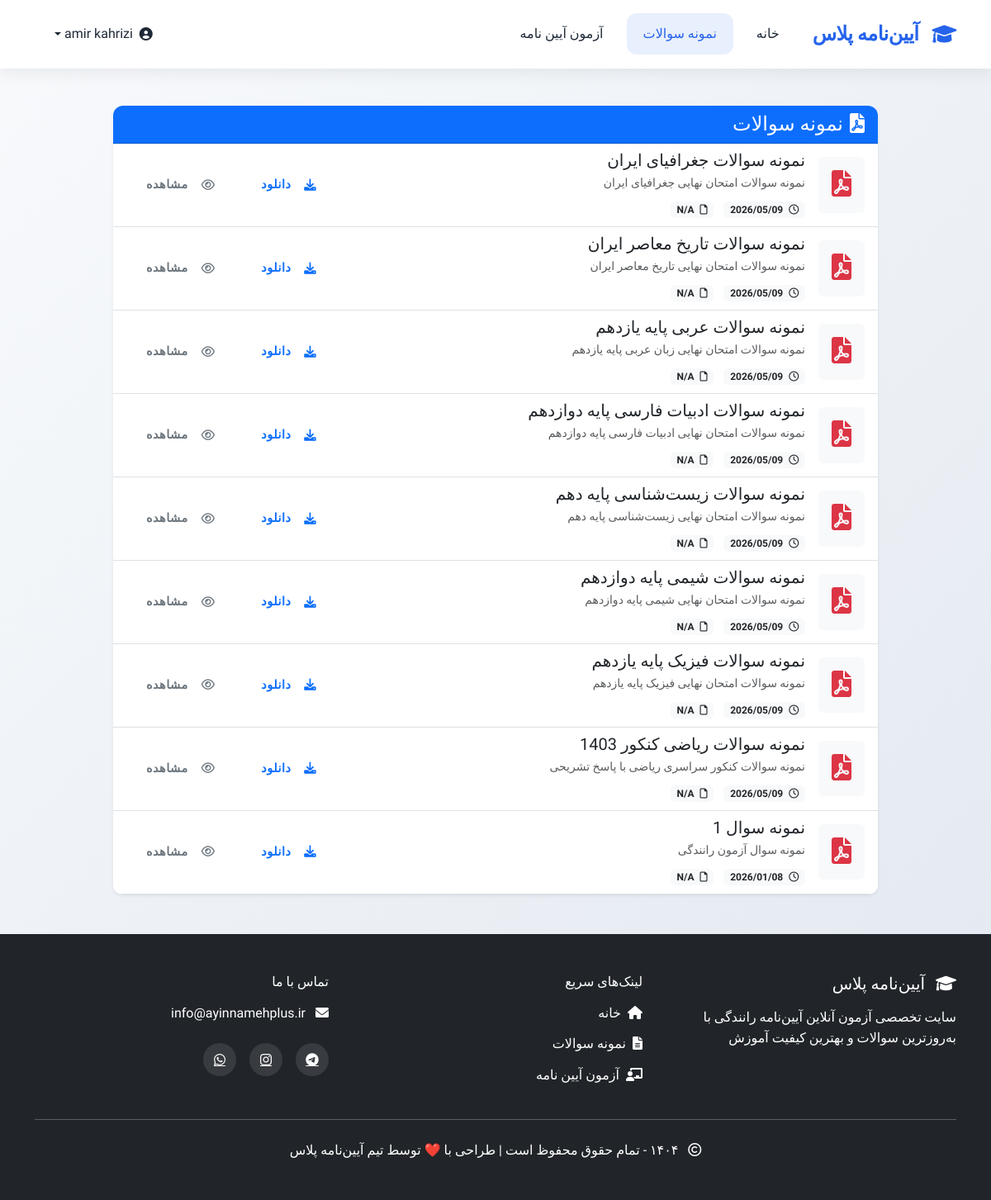
Page /questions/ (signed in) on the committed database.
### account_module/models.py (models this page shows, shortened)
class User(AbstractUser):
    email = models.EmailField(null=True, blank=True, verbose_name='ایمیل')
    phone_number = models.CharField(max_length=11, unique=True, verbose_name='شماره موبایل')
    is_verified = models.BooleanField(default=False, verbose_name='تایید شده')
    exam_attempts = models.PositiveIntegerField(default=0, verbose_name='تعداد آزمون‌های رایگان امروز')
    last_attempt_date = models.DateField(null=True, blank=True, verbose_name='تاریخ آخرین آزمون')
    has_paid_for_exam = models.BooleanField(default=False, verbose_name='آیا برای آزمون پرداخت کرده است؟')
    username = models.CharField(max_length=150, unique=True, null=True, blank=True, verbose_name='نام کاربری')
    USERNAME_FIELD = 'phone_number'
    REQUIRED_FIELDS = ['first_name', 'last_name']
    objects = UserManager()
    class Meta:
        verbose_name = 'کاربر'
        verbose_name_plural = 'کاربران'

### sample_questions/models.py (models this page shows, shortened)
class SampleQuestion(models.Model):
    title = models.CharField(max_length=200, verbose_name='عنوان سوال')
    description = models.TextField(verbose_name='توضیحات', blank=True, null=True)
    pdf_file = models.FileField(upload_to=question_pdf_path, verbose_name='فایل PDF سوالات')
    is_active = models.BooleanField(default=True, verbose_name='فعال/غیرفعال')
    created_at = models.DateTimeField(auto_now_add=True, verbose_name='تاریخ ایجاد')
    updated_at = models.DateTimeField(auto_now=True, verbose_name='تاریخ به‌روزرسانی')
    class Meta:
        verbose_name = 'نمونه سوال ها'
        verbose_name_plural = 'نمونه سوال ها'
        ordering = ['-created_at']
    def get_file_size(self):
        try:
            size = self.pdf_file.size
            if size < 1024 * 1024:  # Less than 1MB
                return f"{size / 1024:.1f} KB"
            return f"{size / (1024 * 1024):.1f} MB"
        except:
            return "N/A"

### sample_questions/views.py (the view)
# urls.py: path('', views.SampleQuestionListView.as_view(), name='question_list'),
class SampleQuestionListView(ListView):
    model = SampleQuestion
    template_name = 'sample_questions/question_list.html'
    context_object_name = 'question_papers'
    paginate_by = 10
    def get_queryset(self):
        return SampleQuestion.objects.filter(is_active=True).order_by('-created_at')

### sample_questions/templates/sample_questions/question_list.html (shortened to what this page needs)
{% extends 'shared/_layout.html' %}
{% load static %}
{% block content %}
    <div class="container py-5">
        <div class="row justify-content-center">
            <div class="col-lg-10">
                <div class="card shadow-sm border-0">
                    <div class="card-header bg-primary text-white">
                        <h4 class="mb-0"><i class="fas fa-file-pdf me-2"></i>نمونه سوالات</h4>
                    </div>
                    <div class="card-body p-0">
                        {% if question_papers %}
                            <div class="list-group list-group-flush">
                                {% for paper in question_papers %}
                                    <div class="list-group-item border-bottom">
                                        <div class="d-flex justify-content-between align-items-center">
                                            <div class="d-flex align-items-center">
                                                <div class="bg-light rounded p-3 me-3">
                                                    <i class="fas fa-file-pdf text-danger fa-2x"></i>
                                                </div>
                                                <div>
                                                    <h5 class="mb-1">{{ paper.title }}</h5>
                                                    {% if paper.description %}
                                                        <p class="text-muted small mb-0">{{ paper.description|truncatewords:20 }}</p>
                                                    {% endif %}
                                                    <div class="mt-2">
                                                        <span class="badge bg-light text-dark me-2">
                                                            <i class="far fa-clock me-1"></i>
                                                            {{ paper.created_at|date:"Y/m/d" }}
                                                        </span>
                                                        <span class="badge bg-light text-dark">
                                                            <i class="far fa-file me-1"></i>
                                                            {{ paper.get_file_size }}
                                                        </span>
                                                    </div>
                                                </div>
                                            </div>
                                            <div class="d-flex">
                                                <a href="{% url 'sample_questions:download_question_paper' paper.id %}"
                                                   class="btn btn-outline-primary btn-sm me-2"
                                                   title="دانلود سوالات"
                                                   download>
                                                    <i class="fas fa-download me-1"></i> دانلود
                                                </a>
                                                <a href="{% url 'sample_questions:view_question_paper' paper.id %}"
                                                   class="btn btn-outline-secondary btn-sm"
                                                   title="مشاهده آنلاین"
                                                   target="_blank">
                                                    <i class="far fa-eye me-1"></i> مشاهده
                                                </a>
                                            </div>
                                        </div>
                                    </div>
                                {% endfor %}
                            </div>
                        {% endif %}
                    </div>
                </div>
            </div>
        </div>
    </div>
{% endblock %}

### templates/shared/_layout.html (shortened to what this page needs)
{% load render_partial %}
{% load static %}
<!DOCTYPE html>
<html lang="fa" dir="rtl" class="h-100">
<head>
    <link href="https://cdn.jsdelivr.net/npm/bootstrap@5.3.3/dist/css/bootstrap.rtl.min.css" rel="stylesheet">
    <link rel="stylesheet" href="https://cdnjs.cloudflare.com/ajax/libs/font-awesome/6.0.0/css/all.min.css">
    <link href="https://unpkg.com/aos@2.3.1/dist/aos.css" rel="stylesheet">
    <link rel="stylesheet" href="{% static 'css/style.css' %}">
</head>
<body class="d-flex flex-column">
    <nav class="navbar navbar-expand-lg navbar-dark fixed-top">
        <div class="container">
            <a class="navbar-brand" href="{% url 'first_page' %}">
                <i class="fas fa-graduation-cap me-2"></i>
                آیین‌نامه پلاس
            </a>
            <div class="collapse navbar-collapse" id="navbarNav">
                <ul class="navbar-nav me-auto">
                    <li class="nav-item">
                        <a class="nav-link {% if request.path == '/' %}active{% endif %}"
                           href="{% url 'first_page' %}">
                            خانه
                        </a>
                    </li>
                    <li class="nav-item">
                        <a class="nav-link {% if 'questions' in request.path %}active{% endif %}"
                           href="{% url 'sample_questions:question_list' %}">
                            نمونه سوالات
                        </a>
                    </li>
                    <li class="nav-item">
                        <a class="nav-link" href="{% url 'quizbuilder:quiz_list' %}">
                            آزمون آیین نامه
                        </a>
                    </li>
                </ul>
                <ul class="navbar-nav">
                    {% if not user.is_authenticated %}
                        <li class="nav-item">
                            <a class="nav-link me-3" href="{% url 'sign_up_page' %}">
                                <i class="fas fa-user-plus d-lg-none me-2"></i>
                                ثبت‌ نام
                            </a>
                        </li>
                        <li class="nav-item">
                            <a style="color: black !important;" class="btn btn-outline-light" href="{% url 'sign_in_page' %}">
                                <i style="color: black !important;" class="fas fa-sign-in-alt me-1"></i>
                                ورود
                            </a>
                        </li>
                    {% else %}
                        <li class="nav-item dropdown">
                            <a class="nav-link dropdown-toggle d-flex align-items-center" href="#" role="button" data-bs-toggle="dropdown">
                                <i class="fas fa-user-circle me-2"></i>
                                {{ user.get_full_name|default:user.phone_number }}
                            </a>
                        </li>
                    {% endif %}
                </ul>
            </div>
        </div>
    </nav>
    <div class="content-wrapper">
        {% block content %}{% endblock %}
    </div>
    <footer class="bg-dark text-white py-5 mt-auto">
        <div class="container">
            <div class="row g-4">
                <div class="col-12 col-md-4">
                    <div class="footer-brand">
                        <h5 class="mb-3">
                            <i class="fas fa-graduation-cap me-2"></i>
                            آیین‌نامه پلاس
                        </h5>
                        <p class="mb-0">سایت تخصصی آزمون آنلاین آیین‌نامه رانندگی با به‌روزترین سوالات و بهترین کیفیت آموزش</p>
                    </div>
                </div>
                <div class="col-12 col-md-4">
                    <h6 class="mb-3">لینک‌های سریع</h6>
                    <ul class="footer-links">
                        <li><a href="{% url 'first_page' %}"><i class="fas fa-home me-2"></i>خانه</a></li>
                        <li><a href="{% url 'sample_questions:question_list' %}"><i class="fas fa-file-alt me-2"></i>نمونه سوالات</a></li>
                        <li><a href="{% url 'quizbuilder:quiz_list' %}"><i class="fas fa-chalkboard-teacher me-2"></i>آزمون آیین نامه</a></li>
                    </ul>
                </div>
                <div class="col-12 col-md-4">
                    <h6 class="mb-3">تماس با ما</h6>
                    <p class="mb-2">
                        <i class="fas fa-envelope me-2"></i>
                        <a href="mailto:info@ayinnamehplus.ir" class="text-white text-decoration-none">info@ayinnamehplus.ir</a>
                    </p>
                    <div class="social-links">
                        <a href="#" class="text-white"><i class="fab fa-telegram"></i></a>
                        <a href="#" class="text-white"><i class="fab fa-instagram"></i></a>
                        <a href="#" class="text-white"><i class="fab fa-whatsapp"></i></a>
                    </div>
                </div>
            </div>
            <hr class="my-4 bg-secondary">
            <div class="text-center">
                <p class="mb-0">
                    <i class="far fa-copyright me-2"></i>
                    ۱۴۰۴ - تمام حقوق محفوظ است | طراحی با ❤️ توسط تیم آیین‌نامه پلاس
                </p>
            </div>
        </div>
    </footer>
</body>
</html>

### sample_questions/templates/sample_questions/question_list.html (style rules this page uses)
.list-group-item { transition: all 0.2s; }
.btn-outline-primary { border-color: #0d6efd; color: #0d6efd; }
.card { border-radius: 0.75rem; overflow: hidden; }
.card-header { border-radius: 0 !important; }

### rows in the picture
User: get_full_name "amir kahrizi"
SampleQuestion: title "نمونه سوالات جغرافیای ایران", description "نمونه سوالات امتحان نهایی جغرافیای ایران", created_at "2026/05/09", get_file_size "N/A"
SampleQuestion: title "نمونه سوالات تاریخ معاصر ایران", description "نمونه سوالات امتحان نهایی تاریخ معاصر ایران", created_at "2026/05/09", get_file_size "N/A"
SampleQuestion: title "نمونه سوالات عربی پایه یازدهم", description "نمونه سوالات امتحان نهایی زبان عربی پایه یازدهم", created_at "2026/05/09", get_file_size "N/A"
SampleQuestion: title "نمونه سوالات ادبیات فارسی پایه دوازدهم", description "نمونه سوالات امتحان نهایی ادبیات فارسی پایه دوازدهم", created_at "2026/05/09", get_file_size "N/A"
SampleQuestion: title "نمونه سوالات زیست‌شناسی پایه دهم", description "نمونه سوالات امتحان نهایی زیست‌شناسی پایه دهم", created_at "2026/05/09", get_file_size "N/A"
SampleQuestion: title "نمونه سوالات شیمی پایه دوازدهم", description "نمونه سوالات امتحان نهایی شیمی پایه دوازدهم", created_at "2026/05/09", get_file_size "N/A"
SampleQuestion: title "نمونه سوالات فیزیک پایه یازدهم", description "نمونه سوالات امتحان نهایی فیزیک پایه یازدهم", created_at "2026/05/09", get_file_size "N/A"
SampleQuestion: title "نمونه سوالات ریاضی کنکور 1403", description "نمونه سوالات کنکور سراسری ریاضی با پاسخ تشریحی", created_at "2026/05/09", get_file_size "N/A"
SampleQuestion: title "نمونه سوال 1", description "نمونه سوال آزمون رانندگی", created_at "2026/01/08", get_file_size "N/A"
